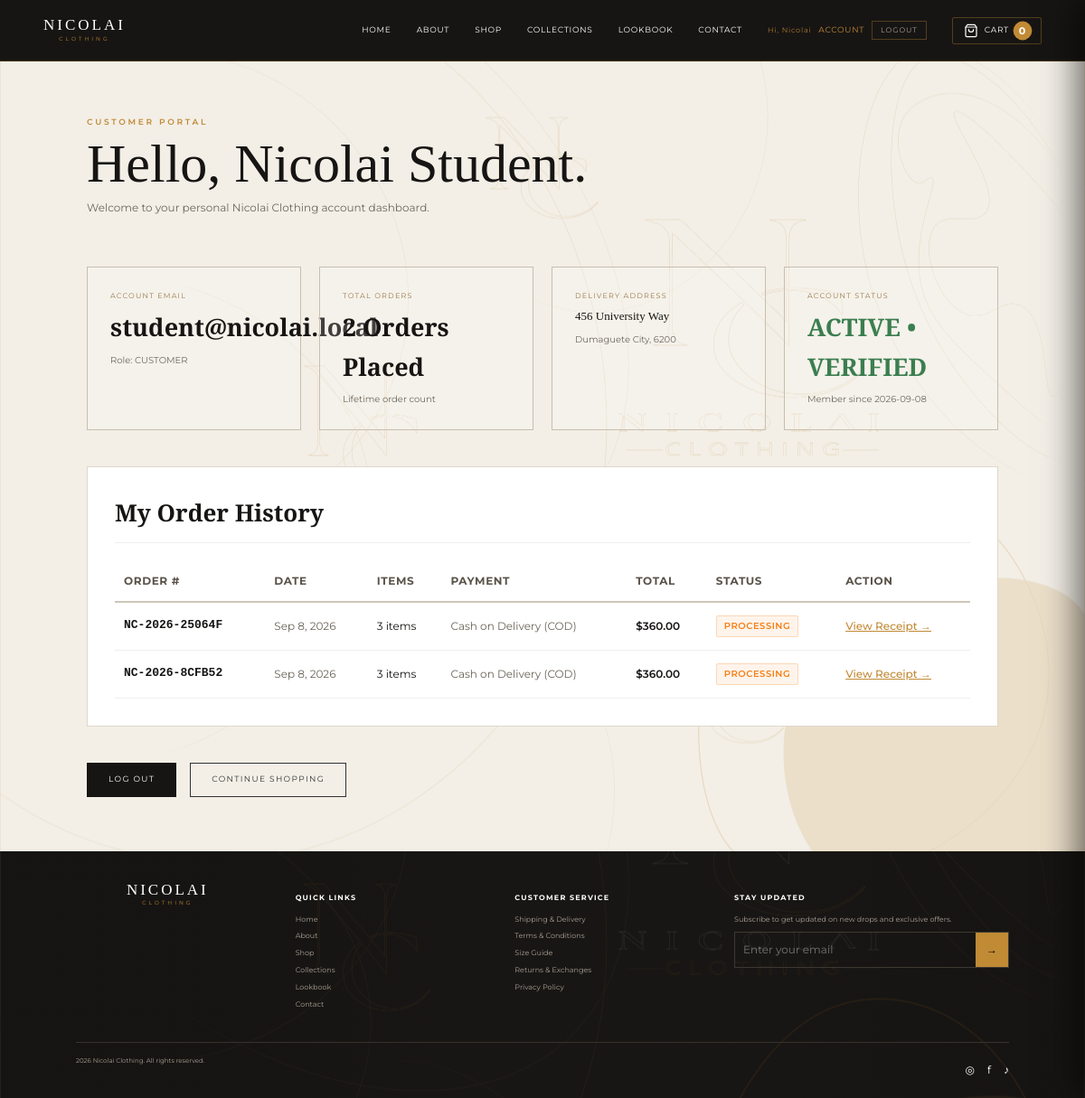
Screenshot of /student.php (signed in) with the database file from the repository.
### tables this page shows
CREATE TABLE `users` (
  `id` int(11) NOT NULL AUTO_INCREMENT,
  `email` varchar(191) NOT NULL,
  `password_hash` varchar(255) NOT NULL,
  `name` varchar(100) NOT NULL,
  `role` enum('customer','admin','student') NOT NULL DEFAULT 'customer',
  `phone` varchar(50) DEFAULT NULL,
  `address` text DEFAULT NULL,
  `city` varchar(100) DEFAULT NULL,
  `postal_code` varchar(30) DEFAULT NULL,
  `country` varchar(100) DEFAULT 'Philippines',
  `created_at` datetime NOT NULL DEFAULT current_timestamp(),
  `updated_at` datetime NOT NULL DEFAULT current_timestamp() ON UPDATE current_timestamp(),
  PRIMARY KEY (`id`),
  UNIQUE KEY `email` (`email`)
);

CREATE TABLE `orders` (
  `id` int(11) NOT NULL AUTO_INCREMENT,
  `order_number` varchar(32) NOT NULL,
  `user_id` int(11) DEFAULT NULL,
  `customer_name` varchar(100) NOT NULL,
  `customer_email` varchar(191) NOT NULL,
  `customer_phone` varchar(50) NOT NULL,
  `shipping_address` text NOT NULL,
  `city` varchar(100) NOT NULL,
  `postal_code` varchar(30) NOT NULL,
  `country` varchar(100) NOT NULL DEFAULT 'Philippines',
  `subtotal` decimal(10,2) NOT NULL,
  `shipping_fee` decimal(10,2) NOT NULL DEFAULT 0.00,
  `total_amount` decimal(10,2) NOT NULL,
  `payment_method` varchar(50) NOT NULL,
  `payment_status` enum('Pending','Confirmed','Paid','Failed') NOT NULL DEFAULT 'Pending',
  `order_status` enum('Pending','Processing','Shipped','Delivered','Cancelled') NOT NULL DEFAULT 'Pending',
  `notes` text DEFAULT NULL,
  `created_at` datetime NOT NULL DEFAULT current_timestamp(),
  `updated_at` datetime NOT NULL DEFAULT current_timestamp() ON UPDATE current_timestamp(),
  PRIMARY KEY (`id`),
  UNIQUE KEY `order_number` (`order_number`),
  KEY `idx_order_user` (`user_id`),
  KEY `idx_order_status` (`order_status`),
  CONSTRAINT `fk_order_user` FOREIGN KEY (`user_id`) REFERENCES `users` (`id`) ON DELETE SET NULL
);

CREATE TABLE `order_items` (
  `id` int(11) NOT NULL AUTO_INCREMENT,
  `order_id` int(11) NOT NULL,
  `product_id` varchar(64) NOT NULL,
  `product_name` varchar(150) NOT NULL,
  `product_image` varchar(255) NOT NULL,
  `color` varchar(50) NOT NULL,
  `size` varchar(20) NOT NULL,
  `quantity` int(11) NOT NULL,
  `unit_price` decimal(10,2) NOT NULL,
  `line_total` decimal(10,2) NOT NULL,
  PRIMARY KEY (`id`),
  KEY `fk_order_item` (`order_id`),
  CONSTRAINT `fk_order_item` FOREIGN KEY (`order_id`) REFERENCES `orders` (`id`) ON DELETE CASCADE
);

### function.php (called while the page is built, shortened)
<?php
function e(?string $value): string {
    return htmlspecialchars((string)$value, ENT_QUOTES, 'UTF-8');
}
function is_logged_in(): bool {
    return !empty($_SESSION['user']['id']);
}
function current_user(): ?array {
    return $_SESSION['user'] ?? null;
}
function format_price(float|string $price): string {
    $num = is_numeric($price) ? (float)$price : (float)preg_replace('/[^0-9.]/', '', (string)$price);
    return '$' . number_format($num, 2);
}
function fetch_user_orders(int $userId): array {
    $pdo = get_db();
    $stmt = $pdo->prepare("SELECT * FROM `orders` WHERE `user_id` = ? ORDER BY `created_at` DESC");
    $stmt->execute([$userId]);
    $orders = $stmt->fetchAll();
    foreach ($orders as &$ord) {
        $itemStmt = $pdo->prepare("SELECT * FROM `order_items` WHERE `order_id` = ?");
        $itemStmt->execute([$ord['id']]);
        $ord['items'] = $itemStmt->fetchAll();
    }
    return $orders;
}

### student.php (the view, shortened to what this page needs)
<?php
require_once __DIR__ . '/function.php';
$user = current_user();
$userId = (int)$user['id'];
$pdo = get_db();
$stmt = $pdo->prepare("SELECT * FROM `users` WHERE `id` = ? LIMIT 1");
$stmt->execute([$userId]);
$dbUser = $stmt->fetch() ?: $user;
$orders = fetch_user_orders($userId);
require __DIR__ . '/includes/header.php';
?>
<section class="student-page section-light" style="min-height: 85vh; padding: 60px 8vw;">
  <div class="student-shell" style="max-width: 1050px; margin: 0 auto;">
    <p class="eyebrow">CUSTOMER PORTAL</p>
    <h1>Hello, <?= e($dbUser['name']) ?>.</h1>
    <p class="lead">Welcome to your personal Nicolai Clothing account dashboard.</p>
    <div class="student-grid" style="display: grid; grid-template-columns: repeat(auto-fit, minmax(220px, 1fr)); gap: 20px; margin-bottom: 40px;">
      <article class="dashboard-card">
        <span>ACCOUNT EMAIL</span>
        <strong><?= e($dbUser['email']) ?></strong>
        <small>Role: <?= strtoupper(e($dbUser['role'])) ?></small>
      </article>
      <article class="dashboard-card">
        <span>TOTAL ORDERS</span>
        <strong><?= count($orders) ?> Orders Placed</strong>
        <small>Lifetime order count</small>
      </article>
      <article class="dashboard-card">
        <span>DELIVERY ADDRESS</span>
        <strong style="font-size: 13px; font-weight: 500;"><?= e($dbUser['address'] ?: 'Not specified yet') ?></strong>
        <small><?= e($dbUser['city'] ? $dbUser['city'] . ', ' . $dbUser['postal_code'] : 'Add at checkout') ?></small>
      </article>
      <article class="dashboard-card">
        <span>ACCOUNT STATUS</span>
        <strong style="color: #3b7e4f;">ACTIVE &bull; VERIFIED</strong>
        <small>Member since <?= substr($dbUser['created_at'] ?? date('Y-m-d'), 0, 10) ?></small>
      </article>
    </div>
    <div class="order-history-section" style="background: #fff; border: 1px solid #dfd7cb; padding: 30px; margin-bottom: 40px;">
      <h3 style="font-family: 'Cormorant Garamond', serif; font-size: 26px; margin-top: 0; margin-bottom: 20px; color: var(--ink); border-bottom: 1px solid #eee; padding-bottom: 12px;">
        My Order History
      </h3>
      <?php if (empty($orders)): ?>
        <div style="text-align: center; padding: 40px 10px; color: #7a7369;">
          <p style="font-size: 15px; margin-bottom: 15px;">You haven't placed any orders yet.</p>
          <a href="index.php#shop" class="btn btn-dark">EXPLORE THE COLLECTION</a>
        </div>
      <?php else: ?>
        <div style="overflow-x: auto;">
          <table style="width: 100%; border-collapse: collapse; font-size: 12px; text-align: left;">
            <thead>
              <tr style="border-bottom: 2px solid #cfc6b7; color: #5a5349; letter-spacing: 0.05em;">
                <th style="padding: 12px 10px;">ORDER #</th>
                <th style="padding: 12px 10px;">DATE</th>
                <th style="padding: 12px 10px;">ITEMS</th>
                <th style="padding: 12px 10px;">PAYMENT</th>
                <th style="padding: 12px 10px;">TOTAL</th>
                <th style="padding: 12px 10px;">STATUS</th>
                <th style="padding: 12px 10px;">ACTION</th>
              </tr>
            </thead>
            <tbody>
              <?php foreach ($orders as $ord): ?>
                <?php
                  $statusColor = match($ord['order_status']) {
                    'Delivered' => '#2e7d32',
                    'Shipped' => '#1565c0',
                    'Processing' => '#f57f17',
                    'Cancelled' => '#c62828',
                    default => '#6a6358',
                  };
                  $itemCount = array_reduce($ord['items'], fn($sum, $i) => $sum + $i['quantity'], 0);
                ?>
                <tr style="border-bottom: 1px solid #eee;">
                  <td style="padding: 14px 10px; font-weight: 600; font-family: monospace; font-size: 13px;">
                    <?= e($ord['order_number']) ?>
                  </td>
                  <td style="padding: 14px 10px; color: #6a6358;">
                    <?= date('M j, Y', strtotime($ord['created_at'])) ?>
                  </td>
                  <td style="padding: 14px 10px;">
                    <?= $itemCount ?> item<?= $itemCount > 1 ? 's' : '' ?>
                  </td>
                  <td style="padding: 14px 10px; color: #6a6358;">
                    <?= e($ord['payment_method']) ?>
                  </td>
                  <td style="padding: 14px 10px; font-weight: 600; color: var(--ink);">
                    <?= format_price($ord['total_amount']) ?>
                  </td>
                  <td style="padding: 14px 10px;">
                    <span style="display: inline-block; padding: 3px 8px; border-radius: 2px; font-size: 10px; font-weight: 600; letter-spacing: 0.05em; background: <?= $statusColor ?>15; color: <?= $statusColor ?>; border: 1px solid <?= $statusColor ?>40;">
                      <?= strtoupper(e($ord['order_status'])) ?>
                    </span>
                  </td>
                  <td style="padding: 14px 10px;">
                    <a href="order-confirmation.php?order=<?= urlencode($ord['order_number']) ?>" style="color: var(--gold); text-decoration: underline; font-weight: 500;">
                      View Receipt &rarr;
                    </a>
                  </td>
                </tr>
              <?php endforeach; ?>
            </tbody>
          </table>
        </div>
      <?php endif; ?>
    </div>
    <div style="display: flex; gap: 15px; align-items: center; flex-wrap: wrap;">
      <a class="btn btn-dark" href="logout.php">LOG OUT</a>
      <a class="btn btn-outline" href="index.php" style="border: 1px solid #333; color: #333;">CONTINUE SHOPPING</a>
    </div>
  </div>
</section>
<?php require __DIR__ . '/includes/footer.php'; ?>

### includes/header.php (shortened to what this page needs)
<!doctype html>
<html lang="en">
<head>
<link rel="stylesheet" href="css/style.css">
</head>
<body>
<header class="site-header">
  <a class="brand" href="index.php" aria-label="Nicolai Clothing home"><span>NICOLAI</span><small>CLOTHING</small></a>
  <nav id="main-nav" class="main-nav">
    <a href="index.php">HOME</a>
    <a href="info.php">ABOUT</a>
    <a href="index.php#shop">SHOP</a>
    <a href="index.php#collections">COLLECTIONS</a>
    <a href="index.php#lookbook">LOOKBOOK</a>
    <a href="index.php#contact">CONTACT</a>
    <?php if (is_logged_in()): $__navUser = current_user(); $__firstName = explode(' ', $__navUser['name'] ?? 'Account')[0]; ?>
      <div class="nav-account-group">
        <span class="nav-user-greeting">Hi, <?= htmlspecialchars($__firstName, ENT_QUOTES, 'UTF-8') ?></span>
        <a class="nav-login" href="student.php">ACCOUNT</a>
        <a class="nav-logout" href="logout.php">LOGOUT</a>
      </div>
    <?php else: ?>
      <a class="nav-login" href="login.php">LOGIN</a>
    <?php endif; ?>
    <button class="cart-toggle-btn" id="cartToggleBtn" type="button" aria-label="Open Shopping Bag">
      <span class="cart-label">CART</span>
      <span class="cart-badge" id="cartBadge">0</span>
    </button>
  </nav>
</header>
<main>

### includes/footer.php (shortened to what this page needs)
</main>
<footer class="site-footer">
  <div class="footer-top">
    <div class="footer-brand"><span>NICOLAI</span><small>CLOTHING</small></div>
    <div><h4>QUICK LINKS</h4><a href="index.php">Home</a><a href="info.php">About</a><a href="/index.php#shop">Shop</a><a href="/index.php#collections">Collections</a><a href="/index.php#lookbook">Lookbook</a><a href="/index.php#contact">Contact</a></div>
    <div><h4>CUSTOMER SERVICE</h4><a href="#contact">Shipping &amp; Delivery</a><a href="#contact">Terms &amp; Conditions</a><a href="#shop">Size Guide</a><a href="#contact">Returns &amp; Exchanges</a><a href="#contact">Privacy Policy</a></div>
    <div><h4>STAY UPDATED</h4><p>Subscribe to get updated on new drops and exclusive offers.</p><form class="subscribe" action="#" method="post"><input type="email" placeholder="Enter your email" aria-label="Email"><button type="submit">→</button></form></div>
  </div>
  <div class="footer-bottom"><span>2026 Nicolai Clothing. All rights reserved.</span><div class="socials"><a href="#" aria-label="Instagram">◎</a><a href="#" aria-label="Facebook">f</a><a href="#" aria-label="TikTok">♪</a></div></div>
</footer>
</body>
</html>

### rows the page displays
users: name "Nicolai", name "Nicolai Student", email "student@nicolai.local", role "CUSTOMER", address "456 University Way", city+postal_code "Dumaguete City, 6200"
orders: id "2", order_number "NC-2026-25064F", created_at "Sep 8, 2026", payment_method "Cash on Delivery (COD)", total_amount "$360.00", order_status "PROCESSING"
order_items: quantity "3"
orders: order_number "NC-2026-8CFB52", created_at "Sep 8, 2026", payment_method "Cash on Delivery (COD)", total_amount "$360.00", order_status "PROCESSING"
order_items: quantity "3"
